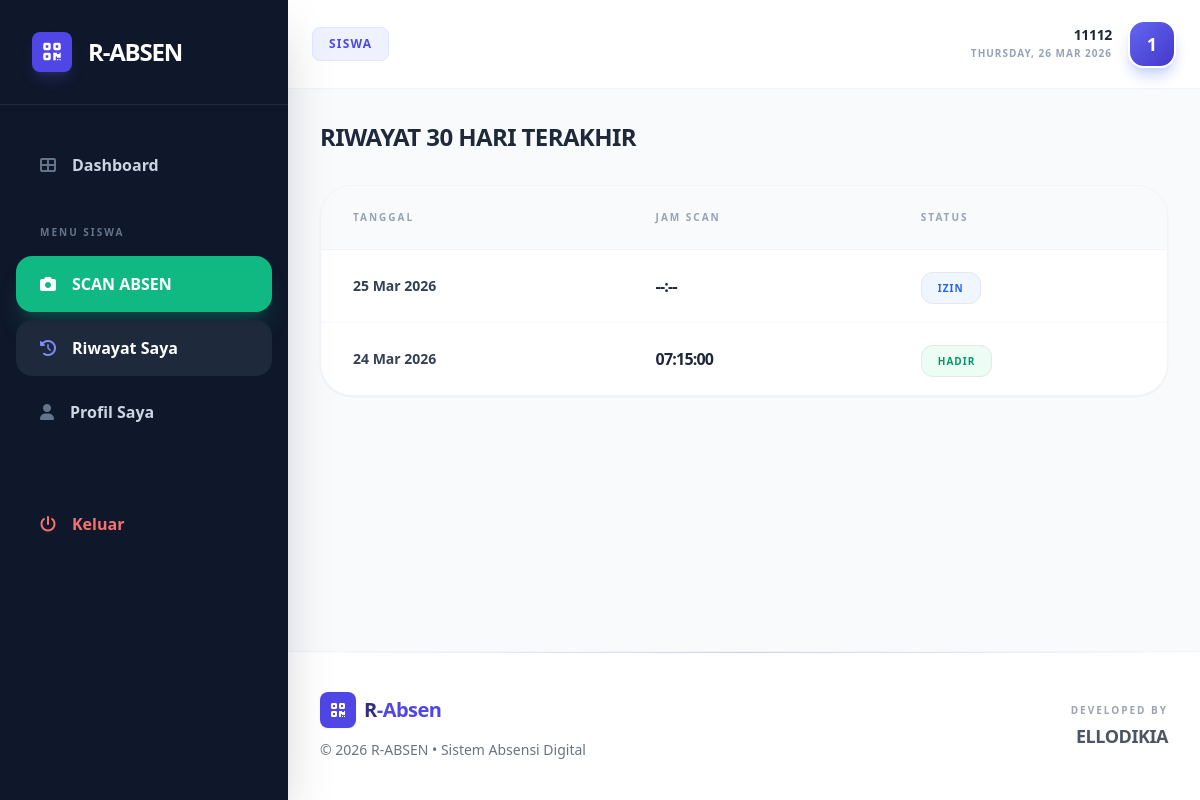
Page /siswa/riwayat.php (signed in) on the committed database.
### tables this page shows
CREATE TABLE `absensi` (
  `id` int(11) NOT NULL,
  `siswa_id` int(11) DEFAULT NULL,
  `tanggal` date DEFAULT NULL,
  `jam_masuk` time DEFAULT NULL,
  `status` enum('hadir','sakit','izin','alpha') DEFAULT 'hadir',
  `keterangan` text DEFAULT NULL
);

### siswa/riwayat.php (the view, shortened to what this page needs)
<?php
include '../include/config.php';
$user_id = $_SESSION['id'];
$siswa = mysqli_fetch_assoc(mysqli_query($conn, "SELECT id FROM siswa WHERE user_id = '$user_id'"));
$siswa_id = $siswa['id'];
$query_riwayat = "SELECT * FROM absensi WHERE siswa_id = '$siswa_id' ORDER BY tanggal DESC LIMIT 30";
$result_riwayat = mysqli_query($conn, $query_riwayat);
?>
<!DOCTYPE html>
<html lang="id">
<head>
    <script src="https://cdn.tailwindcss.com"></script>
    <link rel="stylesheet" href="https://cdnjs.cloudflare.com/ajax/libs/font-awesome/6.0.0/css/all.min.css">
</head>
<body class="bg-slate-50 flex">
    <?php include '../include/sidebar.php'; ?>
    <div class="flex-1 md:ml-72 flex flex-col min-h-screen">
        <?php include '../include/header_nav.php'; ?>
        <main class="p-4 md:p-8">
            <h1 class="text-2xl font-black text-slate-800 mb-8 uppercase tracking-tight">Riwayat 30 Hari Terakhir</h1>
            <div class="bg-white rounded-[2rem] shadow-sm border border-slate-100 overflow-hidden">
                <div class="overflow-x-auto">
                    <table class="w-full text-left border-collapse">
                        <thead>
                            <tr class="bg-slate-50 text-slate-400 text-[10px] uppercase font-black tracking-[0.2em] border-b border-slate-100">
                                <th class="px-8 py-6">Tanggal</th>
                                <th class="px-8 py-6">Jam Scan</th>
                                <th class="px-8 py-6">Status</th>
                            </tr>
                        </thead>
                        <tbody class="divide-y divide-slate-50">
                            <?php if(mysqli_num_rows($result_riwayat) > 0): while($row = mysqli_fetch_assoc($result_riwayat)):
                                $colors = ['hadir'=>'bg-emerald-50 text-emerald-600', 'sakit'=>'bg-amber-50 text-amber-600', 'izin'=>'bg-blue-50 text-blue-600', 'alpha'=>'bg-rose-50 text-rose-600'];
                            ?>
                            <tr class="hover:bg-slate-50/50 transition-colors">
                                <td class="px-8 py-6 font-bold text-slate-700 text-sm"><?= date('d M Y', strtotime($row['tanggal'])) ?></td>
                                <td class="px-8 py-6 font-black text-slate-800 tracking-tighter"><?= $row['jam_masuk'] != '00:00:00' ? $row['jam_masuk'] : '--:--' ?></td>
                                <td class="px-8 py-6">
                                    <span class="px-4 py-2 rounded-xl text-[10px] font-black uppercase tracking-widest border <?= $colors[$row['status']] ?>"><?= $row['status'] ?></span>
                                </td>
                            </tr>
                            <?php endwhile; else: ?>
                            <tr><td colspan="3" class="px-8 py-20 text-center font-bold text-slate-300 uppercase tracking-widest text-xs">Belum ada riwayat</td></tr>
                            <?php endif; ?>
                        </tbody>
                    </table>
                </div>
            </div>
        </main>
        <?php include '../include/footer.php';?>
    </div>
</body>
</html>

### rows in the picture
absensi: tanggal "25 Mar 2026", status "IZIN"
absensi: tanggal "24 Mar 2026", jam_masuk "07:15:00", status "HADIR"

### other values in the picture
$_SESSION['role'] "SISWA"
$_SESSION['username'] "11112"
substr($_SESSION['username'], 0, 1) "1"
